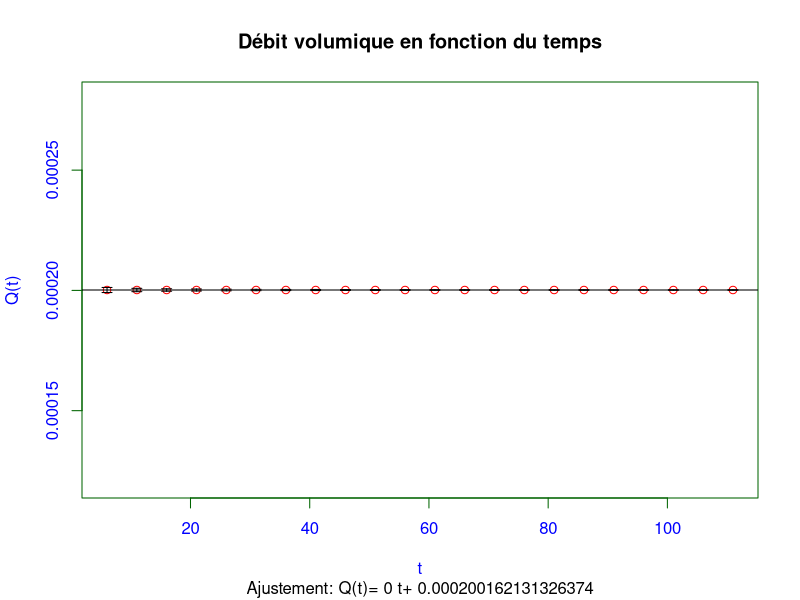
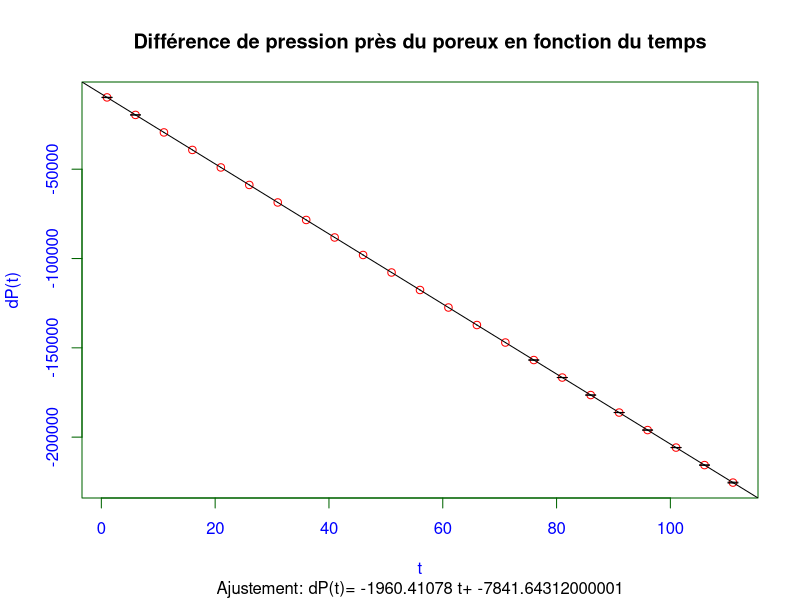
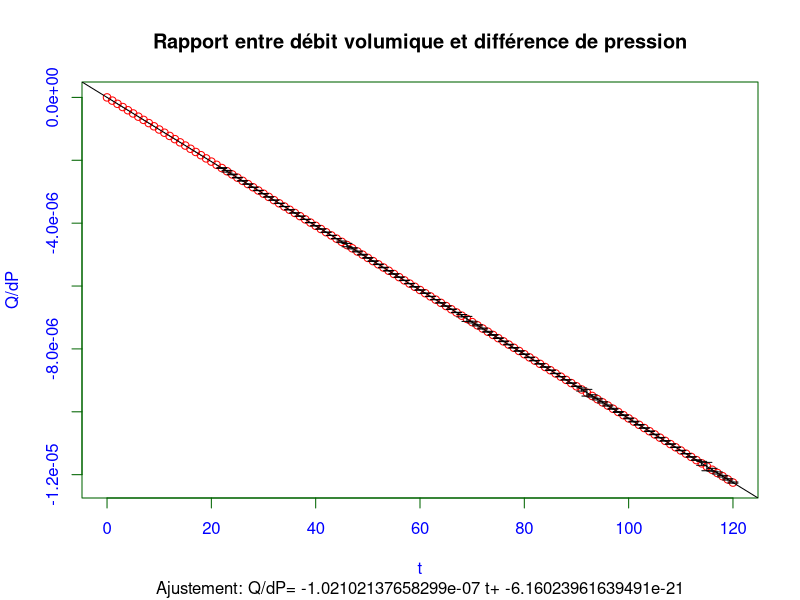

Write R code to recreate these figures, in order.
#Saisir les masses mesurées
tq=as.integer(seq(1,120,5)) #en s
m=1:23 #en kg
rho=999.19 #en kg.m^-3
tq=tq[1:length(m)]
Q=numeric(length(tq))
for (i in 2:length(m)) {Q[i]=(m[i]-m[i-1])/((tq[i]-tq[i-1])*rho)}
print(Q)
Q=Q[-1]
tq=tq[-1]
data1=data.frame(Q,tq)

#Incertitudes
incm=0.01 #en kg
inctq=0.01 #en s (incertitude du lecteur vidéo)
incQ=Q*sqrt((incm/m[-1])^2+(inctq/tq)^2)

#Ajustement linéaire
lmQ=lm(Q~tq,data=data1)
summary(lmQ)
a1=lmQ[["coefficients"]][["tq"]]
b1=lmQ[["coefficients"]][["(Intercept)"]]
plot(tq,Q,,type="p",
     xlab="t",ylab="Q(t)",main="Débit volumique en fonction du temps",
     col="red",
     fg="darkgreen",
     col.axis="blue",
     col.lab="blue",
     sub=paste("Ajustement: Q(t)=",a1,"t+",b1))
abline(lmQ)
arrows(tq, Q-incQ, tq, Q+incQ,
       angle=90, code=3, length=0.05)
Qadj=a1*tq+b1
incQadj=mean(incQ)

#Saisir les hauteurs mesurées
th=as.integer(seq(1,120,5)) #en s
h=rev(1:23) #en m
g=9.81 #en m.s^-2
th=th[1:length(h)]
dP=rev(-rho*g*h)
print(dP)
data2=data.frame(dP,th)

#Incertitudes
incth=inctq
inch=1e-3 #en m
incdP=dP*sqrt((incth/th)^2+(inch/h)^2)

#Ajustement linéaire
lmdP=lm(dP~th,data=data2)
summary(lmdP)
a2=lmdP[["coefficients"]][["th"]]
b2=lmdP[["coefficients"]][["(Intercept)"]]
plot(th,dP,,type="p",
     xlab="t",ylab="dP(t)",main="Différence de pression près du poreux en fonction du temps",
     col="red",
     fg="darkgreen",
     col.axis="blue",
     col.lab="blue",
     sub=paste("Ajustement: dP(t)=",a2,"t+",b2))
abline(lmdP)
arrows(th, dP-incdP, th, dP+incdP,
       angle=90, code=3, length=0.05)
dPadj=a2*th+b2
incdPadj=mean(incdP)

#Proportionnalité entre Q et dP
prop=function(t){(a1*t+b1)/a2*t}
x=seq(0,120,1)
val=prop(x)
data3=data.frame(val,x)

#Incertitudes
incprop=val*sqrt((incQ/Q)^2+(incdP/dP)^2)

#Ajustement linéaire
lmx=lm(val~x,data=data3)
summary(lmx)
a3=lmx[["coefficients"]][["x"]]
b3=lmx[["coefficients"]][["(Intercept)"]]
plot(x,val,type="p",
     xlab="t",ylab="Q/dP",main="Rapport entre débit volumique et différence de pression",
     col="red",
     fg="darkgreen",
     col.axis="blue",
     col.lab="blue",
     sub=paste("Ajustement: Q/dP=",a3,"t+",b3))
abline(lmx)
arrows(x, val-incprop, x, val+incprop,
       angle=90, code=3, length=0.05)
Rh=abs(1/a3)
incRh=Rh*sqrt((incQadj/Qadj)^2+(incdPadj/dPadj)^2)
incRh=mean(incRh)
print(paste("Rh=",Rh,"+-",incRh,"m.s"))

#Reynolds
D=10e-2 #en m
incD=1e-2 #en m
dp=1e-2 #en m
incdp=1e-2 #en m
mu=1.1375e-3 #en Pa.s
Re=(4*rho*D*Qadj)/(pi*mu*(dp^2))
incRe=Re*sqrt((incD/D)^2+4*(incdp/dp)^2+(incQadj/Qadj)^2)
Re=mean(Re)
incRe=mean(incRe)
print(paste("Re=",Re,"+-",incRe))


#Perméabilité k
k=(4*mu)/(pi*(dp^2)*Rh)
inck=k*sqrt(4*(incdp/dp)^2+(incRh/Rh)^2)
print(paste("k=",k,"+-",inck,"m^2"))

#Taille des grains
phi=c(0.65,0.74)
d=(phi/(dp*(1-phi)))*sqrt(720*mu/(pi*Rh*(1-phi)))
incd=d*sqrt((incdp/dp)^2+(incRh/Rh)^2)
print(paste("d=",d,"+-",incd,"m"))
ht0=(1-exp(-1))*h[1] #On détermine tau expérimentalement
tau=10 #en s
inctau=0.01 #en s
d=(phi*D/(dp*(1-phi)))*sqrt(180*tau*mu/(rho*g*(1-phi)))
incd=d*sqrt((incD/d)^2+(incdp/dp)^2)
print(paste("d=",d,"+-",incd,"m"))
